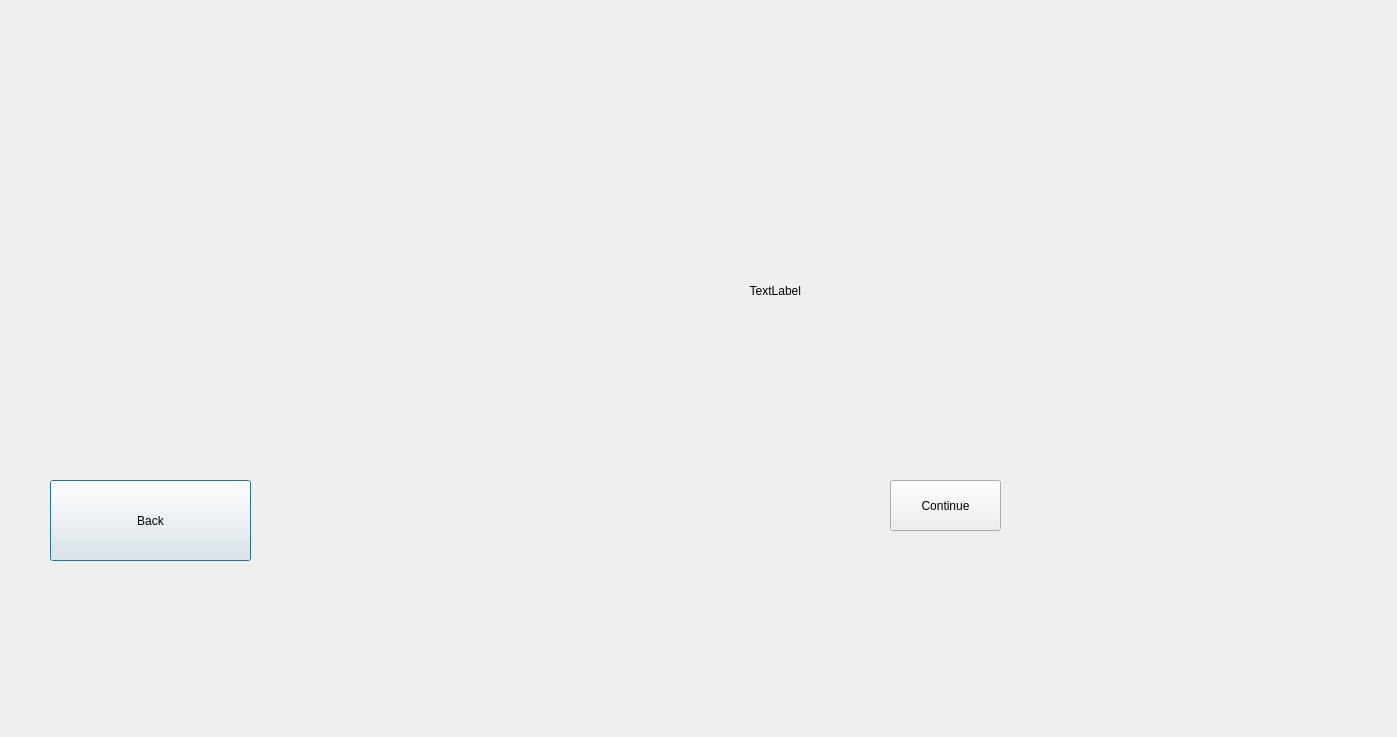
<?xml version="1.0" encoding="UTF-8"?>
<ui version="4.0">
 <class>Song1</class>
 <widget class="QDialog" name="Song1">
  <property name="geometry">
   <rect>
    <x>0</x>
    <y>0</y>
    <width>1397</width>
    <height>737</height>
   </rect>
  </property>
  <property name="sizePolicy">
   <sizepolicy hsizetype="Preferred" vsizetype="Preferred">
    <horstretch>0</horstretch>
    <verstretch>0</verstretch>
   </sizepolicy>
  </property>
  <property name="windowTitle">
   <string>Dialog</string>
  </property>
  <widget class="QPushButton" name="pushButton">
   <property name="geometry">
    <rect>
     <x>50</x>
     <y>480</y>
     <width>201</width>
     <height>81</height>
    </rect>
   </property>
   <property name="text">
    <string>Back</string>
   </property>
  </widget>
  <widget class="QLabel" name="countdownLabel">
   <property name="geometry">
    <rect>
     <x>410</x>
     <y>190</y>
     <width>391</width>
     <height>201</height>
    </rect>
   </property>
   <property name="text">
    <string>TextLabel</string>
   </property>
   <property name="alignment">
    <set>Qt::AlignRight|Qt::AlignTrailing|Qt::AlignVCenter</set>
   </property>
  </widget>
  <widget class="QPushButton" name="pushButton_2">
   <property name="geometry">
    <rect>
     <x>890</x>
     <y>480</y>
     <width>111</width>
     <height>51</height>
    </rect>
   </property>
   <property name="text">
    <string>Continue</string>
   </property>
  </widget>
 </widget>
 <resources/>
 <connections/>
</ui>
